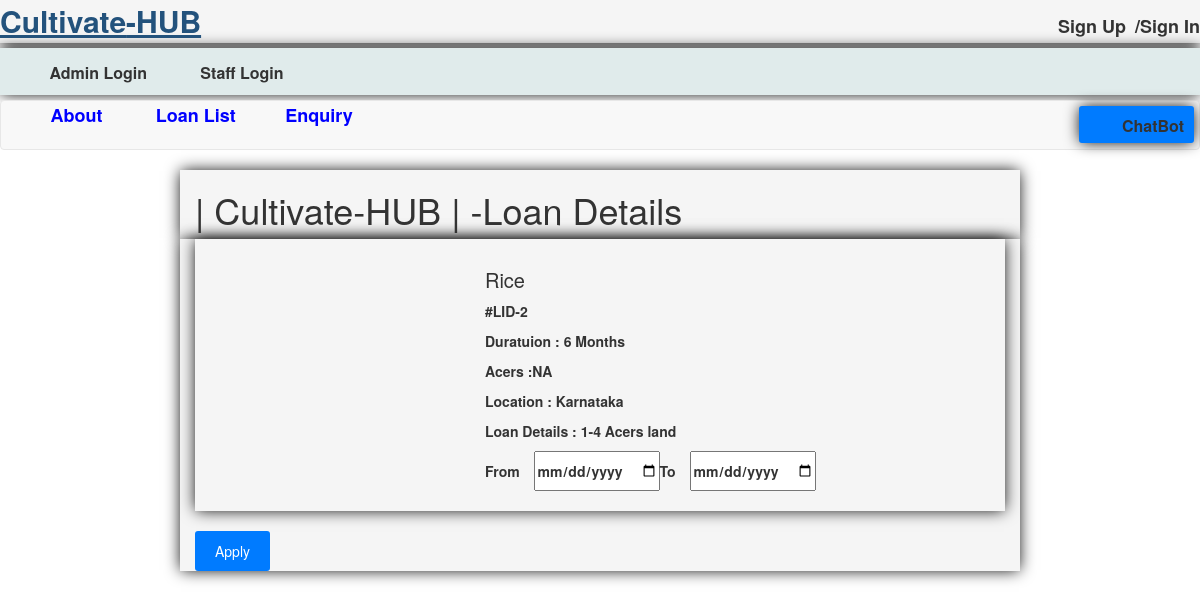
The page /loan-details.php?pkgid=2 on the database its author committed.
### tables this page shows
CREATE TABLE `loanpackages` (
  `PackageId` int(11) NOT NULL,
  `PackageName` varchar(200) DEFAULT NULL,
  `PackageType` varchar(150) DEFAULT NULL,
  `PackageLocation` varchar(100) DEFAULT NULL,
  `PackagePrice` int(11) DEFAULT NULL,
  `PackageFetures` varchar(255) DEFAULT NULL,
  `PackageDetails` mediumtext DEFAULT NULL,
  `PackageImage` varchar(100) DEFAULT NULL,
  `Creationdate` timestamp NULL DEFAULT current_timestamp(),
  `UpdationDate` timestamp NULL DEFAULT NULL ON UPDATE current_timestamp()
);

### loan-details.php (the view, shortened to what this page needs)
<?php
include('includes/config.php');
?>
<!DOCTYPE HTML>
<html>
<head>
<link href="css/bootstrap.css" rel='stylesheet' type='text/css' />
<link href="css/headerstyle.css" rel='stylesheet' type='text/css' />
<link href="css/font-awesome.css" rel="stylesheet">
<link href="css/animate.css" rel="stylesheet" type="text/css" media="all">
<link rel="stylesheet" href="css/jquery-ui.css" />
</head>
<body>
<?php include('includes/header.php');?>
<div class="banner-3">
	<div class="container">
		<h1 class="wow zoomIn animated animated" data-wow-delay=".5s" style="visibility: visible; animation-delay: 0.5s; animation-name: zoomIn;">| Cultivate-HUB | -Loan Details</h1>
	</div>
</div>
<div class="selectroom">
	<div class="container">
<?php
$pid=intval($_GET['pkgid']);
$sql = "SELECT * from loanpackages where PackageId=:pid";
$query = $dbh->prepare($sql);
$query -> bindParam(':pid', $pid, PDO::PARAM_STR);
$query->execute();
$results=$query->fetchAll(PDO::FETCH_OBJ);
if($query->rowCount() > 0)
{
foreach($results as $result)
{	?>
<form name="book" method="post">
		<div class="selectroom_top">
			<div class="col-md-4 selectroom_left wow fadeInLeft animated" data-wow-delay=".5s">
			</div>
			<div class="col-md-8 selectroom_right wow fadeInRight animated" data-wow-delay=".5s">
				<h2><?php echo htmlentities($result->PackageName);?></h2>
				<p class="dow">#LID-<?php echo htmlentities($result->PackageId);?></p>
				<p><b>Duratuion :</b> <?php echo htmlentities($result->PackageType);?></p>
				<p><b>Acers :</b><?php echo htmlentities($result->PackageDetails);?> </p>
				<p><b>Location :</b> <?php echo htmlentities($result->PackageLocation);?></p>
					<p><b>Loan Details :</b> <?php echo htmlentities($result->PackageFetures);?></p>
					<div class="ban-bottom">
				<div class="bnr-right">
				<label class="inputLabel">From</label>
				<input   type="date" placeholder="yyyy-mm-dd"  name="fromdate" required="">
			</div>
			<div class="bnr-right">
				<label class="inputLabel">To</label>
				<input  type="date" placeholder="yyyy-mm-dd" name="todate" required="">
			</div>
			</div>
			</div>
		</div>
					<?php if($_SESSION['login'])
					{?>
					<button type="submit" name="submit2" class="btn-primary btn">Apply</button>
						<?php } else {?>
							<a href="#" data-toggle="modal" data-target="#myModal4" class="btn-primary btn">Apply</a>
							<?php } ?>
		</form>
<?php }} ?>
	</div>
</div>
</body>
</html>

### css/headerstyle.css (style rules this page uses)
.container { width: 70%; margin: 0 auto; }

### loan-details.php (style rules this page uses)
h3, h2, p { margin: 10px 0; padding: 0; }
.selectroom_top { display: flex; margin-bottom: 20px; background-color:#f5f5f5; box-shadow: 0px 0px 15px -1px rgba(0,0,0); }
.selectroom_right { padding: 20px; }
.selectroom_right h2 { font-size: 20px; }
.dow, p { font-size: 14px; margin-bottom: 5px; }
.ban-bottom { display: flex; margin-top: 10px; }
.inputLabel { font-weight: bold; margin-right: 10px; }
.btn-primary { background-color: #007bff; color: #fff; padding: 10px 20px; border: none; border-radius: 3px; cursor: pointer; }
.container { background-color:#f5f5f5; box-shadow: 0px 0px 15px -1px rgba(0,0,0); }

### rows shown on the page
loanpackages: PackageName "Rice", PackageId "2", PackageType "6 Months", PackageDetails "NA", PackageLocation "Karnataka", PackageFetures "1-4 Acers land"
